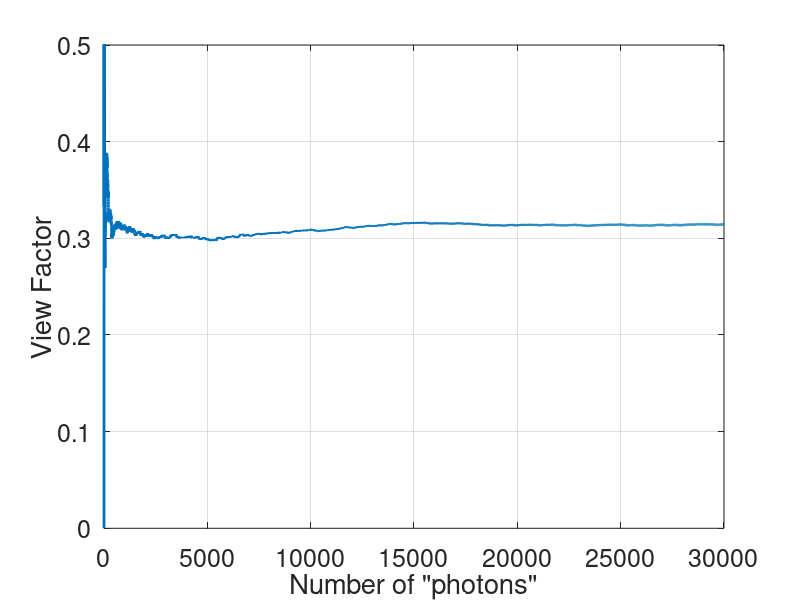
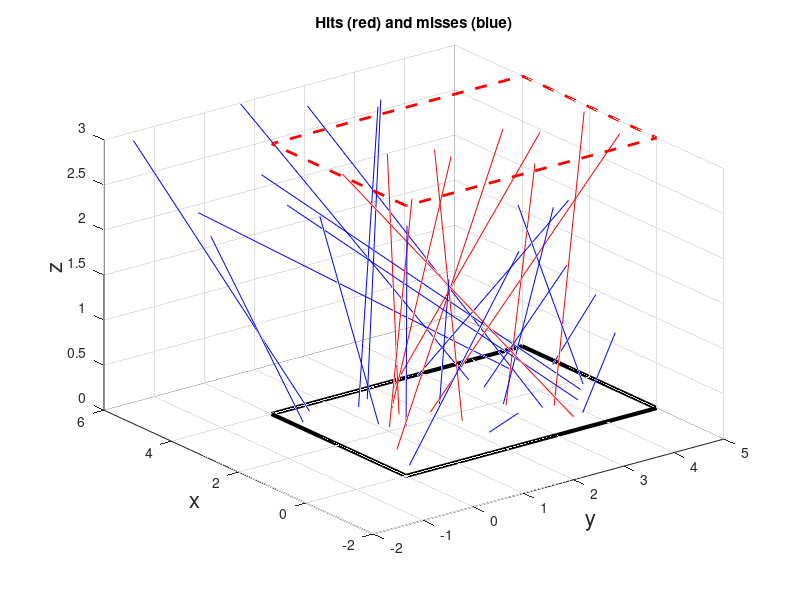

These charts were generated, in order, by the following MATLAB code:
% EJR 2016
% Determine the view factor 
%  across a 5x4x3 box furnace
%  assuming a 'Lambertian' (diffuse) surface

numberOfPhotons = 30000;

X = 5; % Box Furnace Dimensions
Y = 4;
Z = 3; 

x1 = rand(numberOfPhotons,1).*X; % Start position, x-coordinate
y1 = rand(numberOfPhotons,1).*Y;
 R = rand(numberOfPhotons,1); % (Random number, uniformly distributed from 0-1)
theta   = acos(sqrt(R));  % Emission angle! (To produce Uniform likelihood over unit hemisphere surface)
                          % To see why this gives uniform flux to a hemisphere, refer to: 
                          % Chen (2007) http://dx.doi.org/10.1103/PhysRevE.75.051504
                          % Or Rees (2015) http://dx.doi.org/10.1016/j.bpj.2015.09.023 
													% 'theta' is the polar angle of emission, in spherical polar
													% coordinates.
													% Uniform likelihood of arrival over hemisphere
													% is the 'Lambertian' surface emission property.
   phi  = 2*pi*rand(numberOfPhotons,1); % Azimuthal angle of emission, uniformly distributed. 

x3 = x1 + Z.*tan(theta).*cos(phi); % x-position of arrival at opposite surface
y3 = y1 + Z.*tan(theta).*sin(phi);

viewList13 = (x3>0).*(y3>0).*(x3<X).*(y3<Y); % Logical test. Which photons hit the target surface
viewFactor = sum(viewList13)/numberOfPhotons % The proportion hitting the target surface is the view factor

% Proportion hitting target, as number of simulated photons increases:
viewFactorN = cumsum(viewList13)./(1:numberOfPhotons)' ; 

figure(1)
plot(viewFactorN, 'lineWidth', 2)
xlabel('Number of "photons"', 'fontSize', 18)
ylabel('View Factor', 'fontSize', 18)
set(gca, 'fontSize', 18)
ylim([0 0.5])
grid on


%% Plot a 3D visualisation of photon tracks
myCol = zeros(length(viewList13), 3);
myCol(:,1) = (viewList13 == 1);
myCol(:,3) = (viewList13 == 0);

figure(3)
plot3([x1(1), x3(1)], [y1(1), y3(1)], [0 3], 'color' , myCol(1,:))
hold on
  for lp = 2:30
     plot3([x1(lp), x3(lp)], [y1(lp), y3(lp)], [0 3], 'color' , myCol(lp,:)) 
  end
  xlim([-2 5])
  ylim([-2 6])
  grid on
	title('Hits (red) and misses (blue)')
hold off
xlabel('y', 'fontSize', 16);
ylabel('x', 'fontSize', 16);
zlabel('z', 'fontSize', 16);

hold on
  plot3([0,0,X,X,0],[0,Y,Y,0,0], [0,0,0,0,0], 'k', 'lineWidth', 3);
  plot3([0,0,X,X,0],[0,Y,Y,0,0], [Z,Z,Z,Z,Z], 'r--', 'lineWidth', 2);
hold off
%% Alternative: compute the result of the (cosine rule) integral
% Exact method:

X = 4/3;
Y = 5/3;

F12 = (2/(pi*X*Y))*( (log( ((1+X^2)*(1+Y^2)/(1+X^2+Y^2))^0.5 )) ...
       + X*sqrt(1+Y^2)*atan(X/(sqrt(1+Y^2))) ... 
       + Y*sqrt(1+X^2)*atan(Y/(sqrt(1+X^2))) ...
       - X*atan(X) - Y*atan(Y) )
 

%% Get an extra result for the 2D case (surfaces infinitely long in the y-direction)
% 2D opposing strips H = 3, where H = Z/X
H=3;

% Algebraic result:
F12 = sqrt(1+H^2) - H

% Simulation result:
numberOfPhotons = 30000;
x1 = rand(numberOfPhotons,1);

R = rand(numberOfPhotons,1);
   theta = acos(R);
   
 x2 = x1 + H*tan(R);
 
 viewList12 = (x2<1).*(x2>0);
 
mean(viewList12)